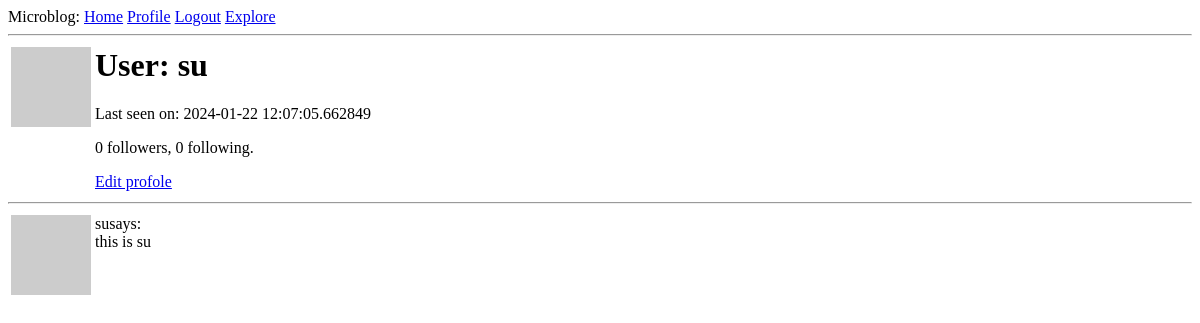
Before: /user/su (signed in) with the older database file.
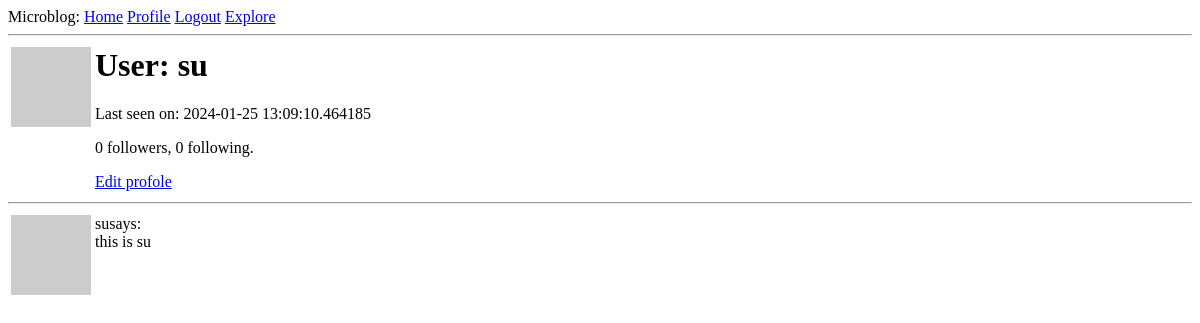
After: the same page with the newer database file.
### app/models.py (models this page shows, shortened)
class User(UserMixin, db.Model):
    id: so.Mapped[int] = so.mapped_column(primary_key=True)
    username: so.Mapped[str] = so.mapped_column(sa.String(64), index=True, unique=True)
    email: so.Mapped[str] = so.mapped_column(sa.String(120), index=True, unique=True)
    password_hash: so.Mapped[Optional[str]] = so.mapped_column(sa.String(256))
    posts: so.WriteOnlyMapped["Post"] = so.relationship(back_populates="author")
    about_me: so.Mapped[Optional[str]] = so.mapped_column(sa.String(140))
    last_seen: so.Mapped[Optional[datetime]] = so.mapped_column(
        default=lambda: datetime.now(timezone.utc)
    )
    following: so.WriteOnlyMapped["User"] = so.relationship(
        secondary=followers,
        primaryjoin=(followers.c.follower_id == id),
        secondaryjoin=(followers.c.followed_id == id),
        back_populates="followers",
    )
    followers: so.WriteOnlyMapped["User"] = so.relationship(
        secondary=followers,
        primaryjoin=(followers.c.followed_id == id),
        secondaryjoin=(followers.c.follower_id == id),
        back_populates="following",
    )
    def avatar(self, size):
        digest = md5(self.email.lower().encode("utf-8")).hexdigest()
        return f"https://www.gravatar.com/avatar/{digest}?d=identicon&s={size}"
    def followers_count(self):
        query = sa.select(sa.func.count()).select_from(
            self.followers.select().subquery()
        )
        return db.session.scalar(query)
    def following_count(self):
        query = sa.select(sa.func.count()).select_from(
            self.following.select().subquery()
        )
        return db.session.scalar(query)

### app/routes.py (the view)
@app.route("/user/<username>")
@login_required
def user(username):
    user = db.first_or_404(sa.select(User).where(User.username == username))
    page = request.args.get("page", 1, type=int)
    query = user.posts.select().order_by(Post.timestamp.desc())
    posts = db.paginate(
        query, page=page, per_page=app.config["POSTS_PER_PAGE"], error_out=False
    )
    next_url = (
        url_for("user", username=user.username, page=posts.next_num)
        if posts.has_next
        else None
    )
    prev_url = (
        url_for("user", username=user.username, page=posts.prev_num)
        if posts.has_prev
        else None
    )
    form = EmptyForm()
    return render_template(
        "user.html",
        user=user,
        posts=posts.items,
        form=form,
        next_url=next_url,
        prev_url=prev_url,
    )

### app/models.py (called while the page is built)
@login.user_loader
def load_user(id):
    return db.session.get(User, int(id))

### app/routes.py (called while the page is built)
@app.before_request
def before_request():
    if current_user.is_authenticated:
        current_user.last_seen = datetime.now(timezone.utc)
        db.session.commit()

### app/templates/user.html (shortened to what this page needs)
{% extends "base.html" %} {% block content %}
<table>
  <tr valign="top">
    <td><img src="{{ user.avatar(128) }}" /></td>
    <td><h1>User: {{ user.username }}</h1>
    {%if user.last_seen%}<p>Last seen on: {{user.last_seen}}</p>{%endif%}
    <p>{{ user.followers_count() }} followers, {{ user.following_count() }} following.</p>
    {% if user ==current_user%}
    <p><a href="{{url_for('edit_profile')}}">Edit profole</a></p>
    {%endif%}
    </td>
  </tr>
</table>
<hr />
{% for post in posts %} {%include '_post.html'%} {% endfor %}
 {% endblock %}

Changed rows visible on the page:
changed User "su": last_seen "2024-01-22 12:07:05.662849" → "2024-01-25 13:09:10.464185"
